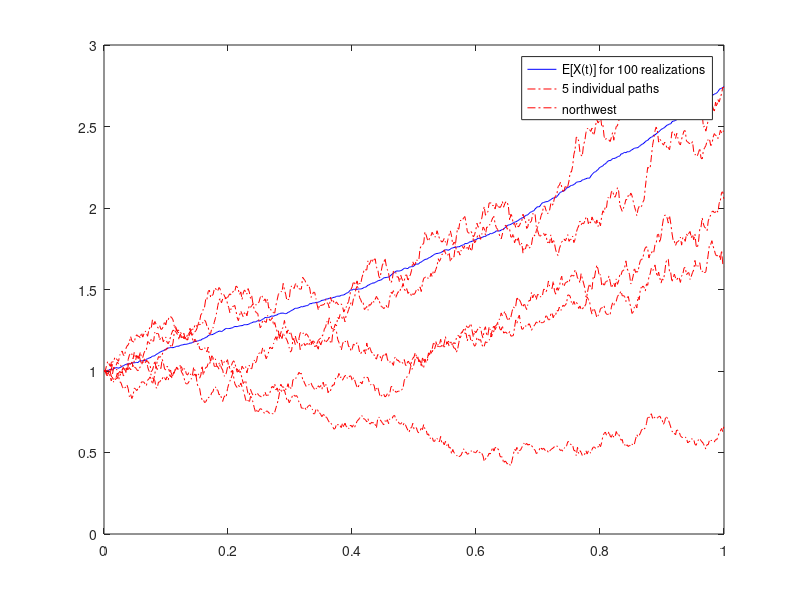

MATLAB code to generate this figure: (Note: this script raises an error after producing the figure.)
%% Euler - Maruyama scheme

clear
close all

rng(42);

X_0 = 1;

T = 1;
dt = 2^(-9);
t = dt:dt:T;
N = cast(floor(T/dt), "int16");

n_samples = 100;


rands = randn(n_samples,N);
sqrt_dt = sqrt(dt);

dW = sqrt_dt.*rands;

X = zeros(n_samples,N);
X(:,1) = X_0;
for i=2:N
    X(:,i) = X(:,i-1) + X(:,i-1)*dt + 0.5*sqrt(X(:,i-1)).*dW(:,i-1);
end

mean_Xt = mean(X,1);

figure();
plot([0, t], [X_0,mean_Xt], "b-")
hold on
for i=1:5
    plot([0, t], [X_0,X(i,:)], "r-.")
end    
legend(sprintf("E[X(t)] for %d realizations", n_samples), "5 individual paths", Location="northwest")
%set(gca, "YScale", "log")
xlabel('t', FontSize=14)
ylabel('X(t)',FontSize=14)


%% Geo Brown

clear
close all

rng(42);

lambda = 2; mu = 1; X_0 = 1;
T = 1;

dts = [2^(-13), 2^(-12), 2^(-11), 2^(-10), 2^-(9)];

n_samples = 1;

N = cast(floor(T/dts(1)), "int64");

rands = randn(n_samples,N);
sqrt_dt = sqrt(dts(1));

dW = sqrt_dt.*rands;

abs_errs = zeros(size(dts));

figure()
for i=1:size(dts,2)
    dt = dts(i);
    N = cast(floor(T/dt), "int64");
 
    W = cumsum(dW,2);
    X_sol = X_0*exp((lambda-0.5*mu^2)*(dt:dt:T) + mu*W);
    
    X = zeros(n_samples,N+1);
    X(:,1) = X_0;
    for j=2:N+1
        X(:,j) = X(:,j-1) + lambda*X(:,j-1)*dt + mu*X(:,j-1).*dW(:,j-1);
    end
    plot(0:dt:T, [X_0, X_sol], "r--")
    hold on
    plot(0:dt:T, X, "b")
    
    abs_errs(i) = max(abs(X(1,end)-X_sol(end)));
    
    dW = coarsen(dW,2);
end
hold off
legend("Known solution", "EM-approximation")
xlabel("t")
ylabel("X(t)")

figure()
plot(dts,abs_errs)
xlabel("dt")
ylabel("Error")

figure()
loglog(dts,abs_errs)
hold on
loglog(dts, dts.^(1/2), "--")
legend("Obtained", "Reference slope")
xlabel("dt")
ylabel("Error")


%% Weak conv

clear
close all

rng(42);

lambda = 2; mu = 0.1; X_0 = 1;
T = 1;

dts = [2^(-13), 2^(-12), 2^(-11), 2^(-10), 2^-(9)];

n_samples = 50000;

N = cast(floor(T/dts(1)), "int64");

rands = randn(n_samples,N);
sqrt_dt = sqrt(dts(1));

dW = sqrt_dt.*rands;

max_errs = zeros(size(dts));
end_errs = zeros(size(dts));

for i=1:size(dts,2)
    dt = dts(i);
    N = cast(floor(T/dt), "int64");
 
    W = cumsum(dW,2);
    X_sol = X_0*exp((lambda-0.5*mu^2)*repmat(dt:dt:T,[n_samples,1]) + mu*W);
    
    X = zeros(n_samples,N+1);
    X(:,1) = X_0;
    for j=2:N+1
        X(:,j) = X(:,j-1) + lambda*X(:,j-1)*dt + mu*X(:,j-1).*dW(:,j-1);
    end
    
    X_sol_mean = mean(X_sol,1);
    X_mean = mean(X,1);
    
    max_errs(i) = max(abs(X_mean(2:end)-X_sol_mean));
    end_errs(i) = abs(X_mean(end)-X_sol_mean(end));
    
    dW = coarsen(dW,2);
end

figure()
plot(dts, max_errs)
hold on
plot(dts, end_errs)
legend("max\_error", "end\_error")
xlabel("dt")
ylabel("Error")

figure()
loglog(dts, max_errs)
hold on
loglog(dts, end_errs)
loglog(dts, dts, "--")
legend("Obtained max", "Obtained end", "Reference slope")
xlabel("dt")
ylabel("Error")

figure()
plot(dts, max_errs-end_errs)


%% Strong conv

clear
close all

rng(42);

lambda = 2; mu = 1; X_0 = 1;
T = 1;

dts = [2^(-13), 2^(-12), 2^(-11), 2^(-10), 2^-(9)];

n_samples = 50000;

N = cast(floor(T/dts(1)), "int64");

rands = randn(n_samples,N);
sqrt_dt = sqrt(dts(1));

dW = sqrt_dt.*rands;

max_errs = zeros(size(dts));
end_errs = zeros(size(dts));

for i=1:size(dts,2)
    dt = dts(i);
    N = cast(floor(T/dt), "int64");
 
    W = cumsum(dW,2);
    X_sol = X_0*exp((lambda-0.5*mu^2)*repmat(dt:dt:T,[n_samples,1]) + mu*W);
    
    X = zeros(n_samples,N+1);
    X(:,1) = X_0;
    for j=2:N+1
        X(:,j) = X(:,j-1) + lambda*X(:,j-1)*dt + mu*X(:,j-1).*dW(:,j-1);
    end
    
    all_errors = abs(X(:,2:end)-X_sol);
    end_errors = all_errors(:,end);
        
    max_errs(i) = mean(max(all_errors,[],2));
    end_errs(i) = mean(end_errors);
    
    dW = coarsen(dW,2);
end


figure()
plot(dts, max_errs)
hold on
plot(dts, end_errs)
legend("max\_error", "end\_error")
xlabel("dt")
ylabel("Error")

figure()
loglog(dts, max_errs)
hold on
loglog(dts, end_errs)
loglog(dts, dts.^(1/2), "--")
legend("Obtained max", "Obtained end", "Reference slope")
xlabel("dt")
ylabel("Error")

figure()
plot(dts, max_errs-end_errs)


%% Param fitting
clear
close all

data = load("parFitData.mat");

samples = data.storage.samples;
ts = data.storage.tVec;

dt = ts(2)-ts(1); T = ts(end);
N = size(ts,2)-1;
X_0 = samples(1,1);

mean_path = mean(samples,1);
diff = mean_path(2:end)-mean_path(1:end-1);
mu_estimate = sqrt(1/(dt*sum(mean_path(1:end-1)))*sum(diff.*diff));



